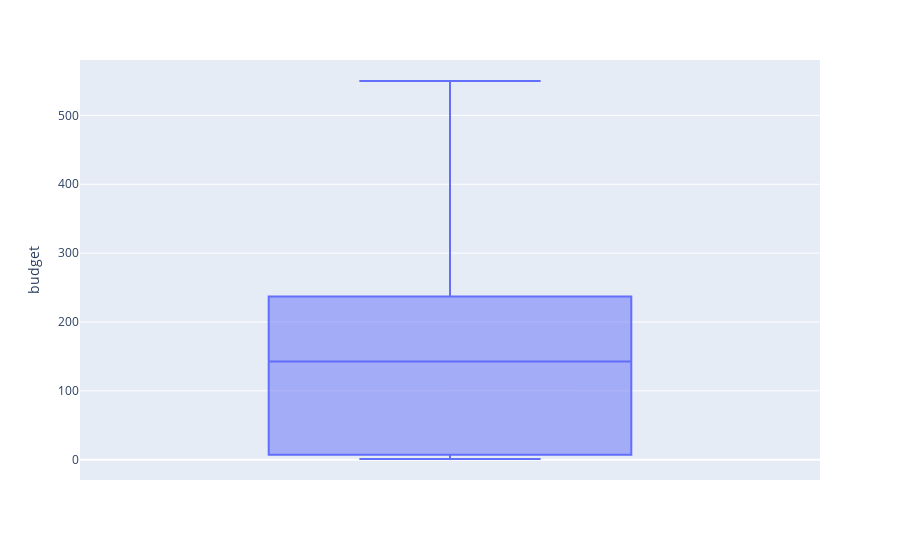

The notebook cell this image was saved under:
### Code cell
fg=px.box(filteredDf, y="budget")
fg.show()

### Figure 1 — Plotly figure (JSON) as saved in the notebook; plotly's stock layout.template omitted (floating-point values rounded to 4 significant figures)
{"data": [{"alignmentgroup": "True", "hovertemplate": "budget=%{y}<extra></extra>", "legendgroup": "", "marker": {"color": "#636efa"}, "name": "", "notched": false, "offsetgroup": "", "orientation": "v", "showlegend": false, "type": "box", "x0": " ", "xaxis": "x", "y": [200, 165, 180, 250, 25, 165, 55, 103, 200, 3.18, 237, 7.2, 185, 22, 63, 15.5, 400, 400, 216.7, 177, 400, 550, 390, 1.4, 120, 100, 1, 250, 1.8, 500, 1, 2, 5.5, 1.8], "y0": " ", "yaxis": "y"}], "layout": {"boxmode": "group", "legend": {"tracegroupgap": 0}, "margin": {"t": 60}, "xaxis": {"anchor": "y", "domain": [0, 1]}, "yaxis": {"anchor": "x", "domain": [0, 1], "title": {"text": "budget"}}}}
